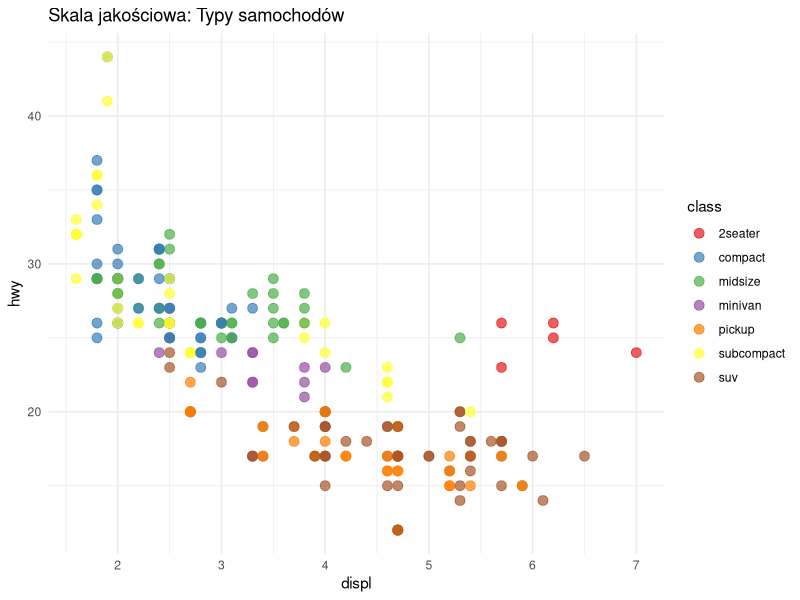
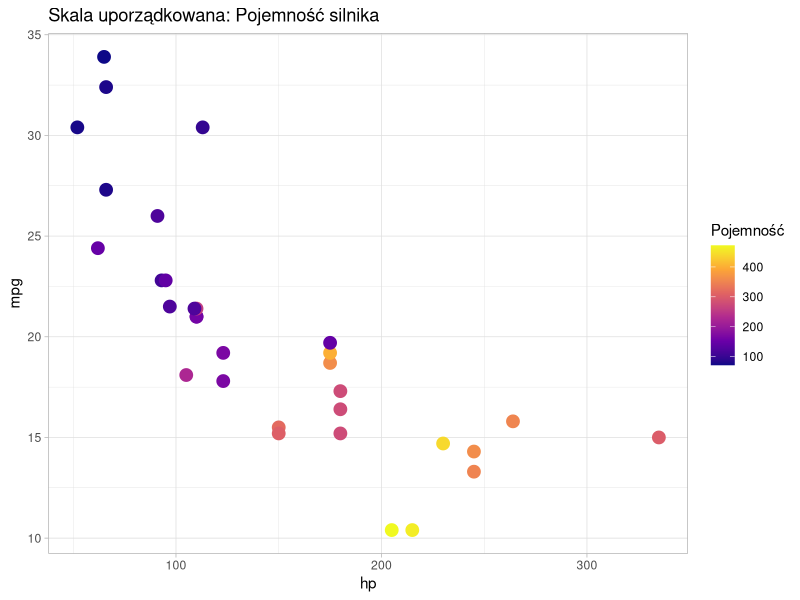
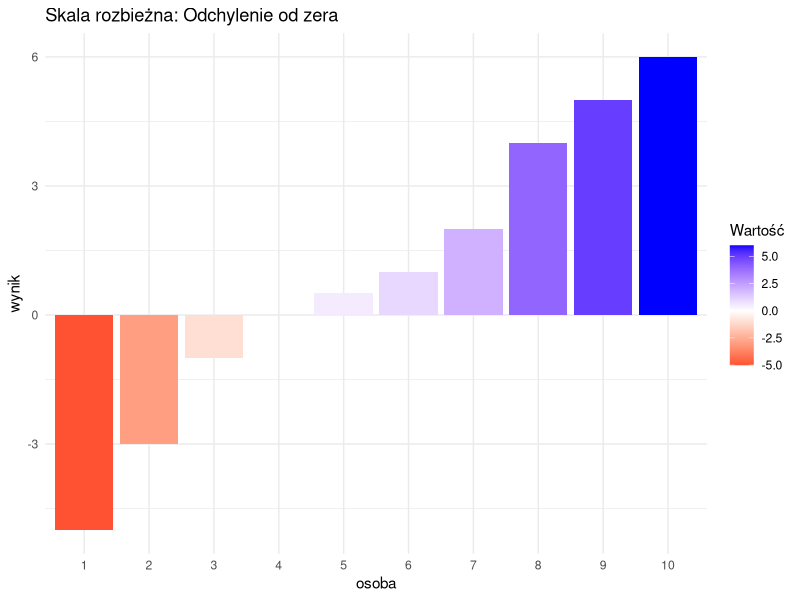
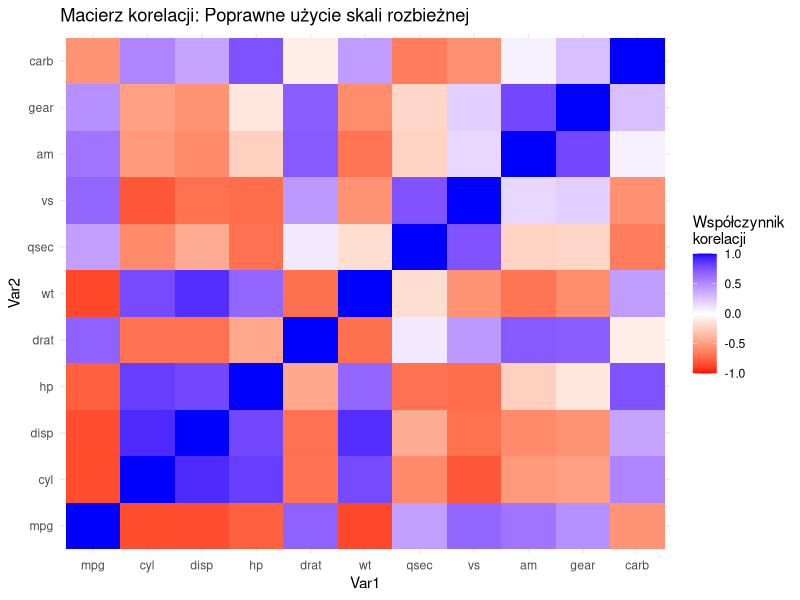

These figures' R source, in order:
library(ggplot2)
library(RColorBrewer)

RColorBrewer::brewer.pal(n = 5, name = "Set1")
c("#E41A1C", "#377EB8", "#4DAF4A", "#984EA3", "#FF7F00")
RColorBrewer::brewer.pal(n = 5, name = "Blues")
c("#EFF3FF", "#BDD7E7", "#6BAED6", "#3182BD", "#08519C")


ggplot(mpg, aes(x = displ, y = hwy, color = class)) +
  geom_point(size = 3, alpha = 0.7) +
  scale_color_brewer(palette = "Set1") +
  labs(title = "Skala jakościowa: Typy samochodów") +
  theme_minimal()

ggplot(mtcars, aes(x = hp, y = mpg, color = disp)) +
  geom_point(size = 4) +
  scale_color_viridis_c(option = "plasma") +
  labs(title = "Skala uporządkowana: Pojemność silnika",
       color = "Pojemność") +
  theme_light()


df_div <- data.frame(
  osoba = factor(1:10),
  wynik = c(-5, -3, -1, 0, 0.5, 1, 2, 4, 5, 6)
)

ggplot(df_div, aes(x = osoba, y = wynik, fill = wynik)) +
  geom_col() +
  scale_fill_gradient2(low = "red", mid = "white", high = "blue", midpoint = 0) +
  labs(title = "Skala rozbieżna: Odchylenie od zera",
       fill = "Wartość") +
  theme_minimal()


library(reshape2)

cor_matrix <- melt(cor(mtcars))

ggplot(cor_matrix, aes(Var1, Var2, fill = value)) +
  geom_tile() +
  scale_fill_gradient2(low = "red", mid = "white", high = "blue", 
                       midpoint = 0, limit = c(-1, 1)) +
  theme_minimal() +
  labs(title = "Macierz korelacji: Poprawne użycie skali rozbieżnej",
       fill = "Współczynnik\nkorelacji")
